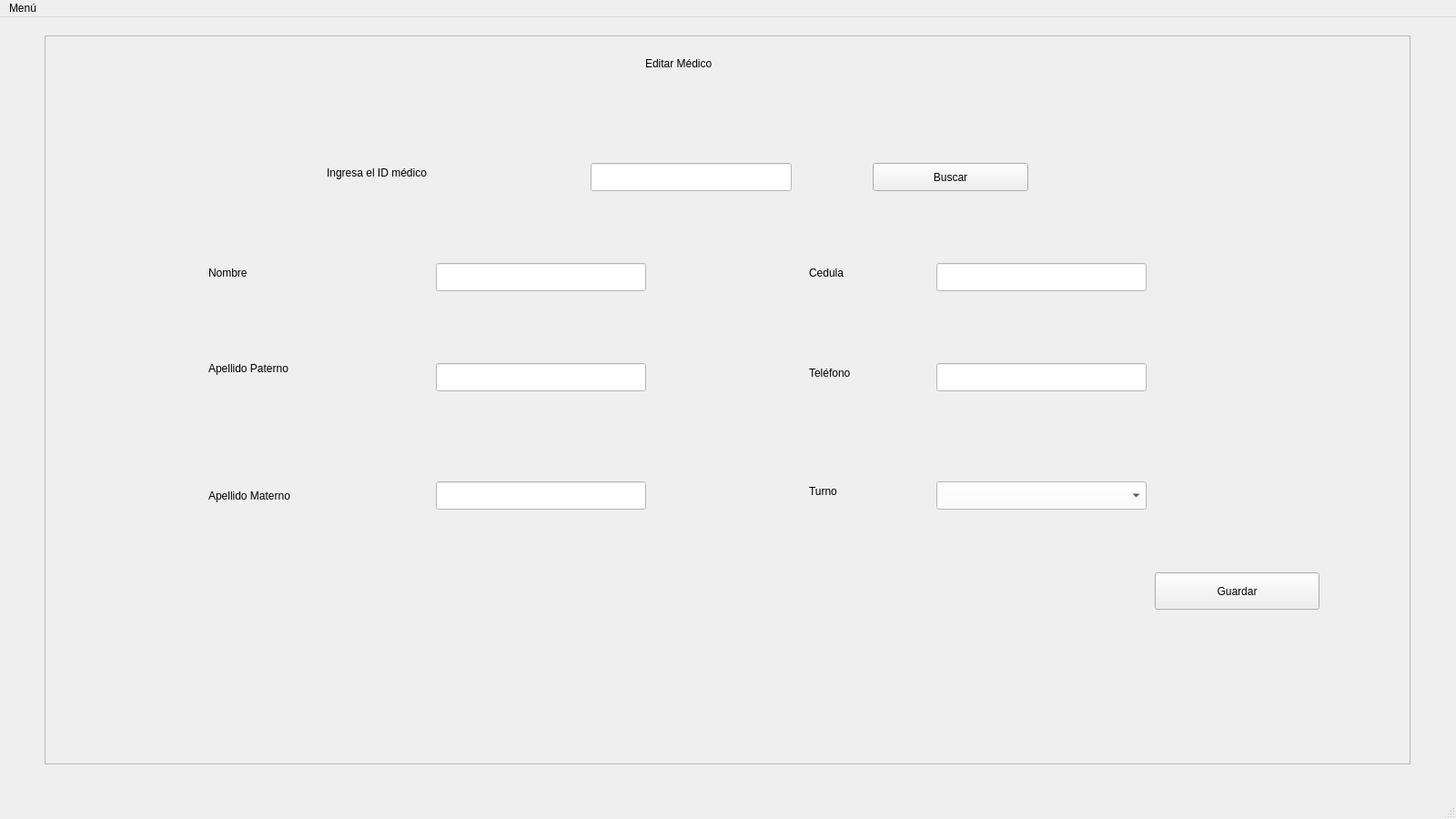
<?xml version="1.0" encoding="UTF-8"?>
<ui version="4.0">
 <class>EditarDoctor</class>
 <widget class="QMainWindow" name="EditarDoctor">
  <property name="geometry">
   <rect>
    <x>0</x>
    <y>0</y>
    <width>1600</width>
    <height>900</height>
   </rect>
  </property>
  <property name="minimumSize">
   <size>
    <width>1600</width>
    <height>900</height>
   </size>
  </property>
  <property name="maximumSize">
   <size>
    <width>1920</width>
    <height>1080</height>
   </size>
  </property>
  <property name="windowTitle">
   <string>Editar médico</string>
  </property>
  <property name="styleSheet">
   <string notr="true"/>
  </property>
  <widget class="QWidget" name="centralwidget">
   <widget class="QFrame" name="frame">
    <property name="geometry">
     <rect>
      <x>49</x>
      <y>20</y>
      <width>1501</width>
      <height>801</height>
     </rect>
    </property>
    <property name="frameShape">
     <enum>QFrame::StyledPanel</enum>
    </property>
    <property name="frameShadow">
     <enum>QFrame::Raised</enum>
    </property>
    <widget class="QLabel" name="label">
     <property name="geometry">
      <rect>
       <x>660</x>
       <y>20</y>
       <width>171</width>
       <height>21</height>
      </rect>
     </property>
     <property name="text">
      <string>Editar Médico</string>
     </property>
    </widget>
    <widget class="QLabel" name="label_2">
     <property name="geometry">
      <rect>
       <x>310</x>
       <y>130</y>
       <width>251</width>
       <height>41</height>
      </rect>
     </property>
     <property name="text">
      <string>Ingresa el ID médico</string>
     </property>
    </widget>
    <widget class="QLineEdit" name="inputId">
     <property name="geometry">
      <rect>
       <x>600</x>
       <y>140</y>
       <width>221</width>
       <height>31</height>
      </rect>
     </property>
     <property name="styleSheet">
      <string notr="true">background-color: rgb(255, 255, 255);</string>
     </property>
    </widget>
    <widget class="QLabel" name="label_3">
     <property name="geometry">
      <rect>
       <x>180</x>
       <y>250</y>
       <width>101</width>
       <height>21</height>
      </rect>
     </property>
     <property name="text">
      <string>Nombre</string>
     </property>
    </widget>
    <widget class="QLineEdit" name="inputNombre">
     <property name="geometry">
      <rect>
       <x>430</x>
       <y>250</y>
       <width>231</width>
       <height>31</height>
      </rect>
     </property>
     <property name="styleSheet">
      <string notr="true">background-color: rgb(255, 255, 255);</string>
     </property>
    </widget>
    <widget class="QLabel" name="label_4">
     <property name="geometry">
      <rect>
       <x>180</x>
       <y>350</y>
       <width>201</width>
       <height>31</height>
      </rect>
     </property>
     <property name="text">
      <string>Apellido Paterno</string>
     </property>
    </widget>
    <widget class="QLineEdit" name="inputAp">
     <property name="geometry">
      <rect>
       <x>430</x>
       <y>360</y>
       <width>231</width>
       <height>31</height>
      </rect>
     </property>
     <property name="styleSheet">
      <string notr="true">background-color: rgb(255, 255, 255);</string>
     </property>
    </widget>
    <widget class="QLabel" name="label_5">
     <property name="geometry">
      <rect>
       <x>180</x>
       <y>490</y>
       <width>211</width>
       <height>31</height>
      </rect>
     </property>
     <property name="text">
      <string>Apellido Materno</string>
     </property>
    </widget>
    <widget class="QLineEdit" name="inputCedula">
     <property name="geometry">
      <rect>
       <x>980</x>
       <y>250</y>
       <width>231</width>
       <height>31</height>
      </rect>
     </property>
     <property name="styleSheet">
      <string notr="true">background-color: rgb(255, 255, 255);</string>
     </property>
    </widget>
    <widget class="QLabel" name="label_6">
     <property name="geometry">
      <rect>
       <x>840</x>
       <y>250</y>
       <width>91</width>
       <height>21</height>
      </rect>
     </property>
     <property name="text">
      <string>Cedula</string>
     </property>
    </widget>
    <widget class="QLineEdit" name="inputAm">
     <property name="geometry">
      <rect>
       <x>430</x>
       <y>490</y>
       <width>231</width>
       <height>31</height>
      </rect>
     </property>
     <property name="styleSheet">
      <string notr="true">background-color: rgb(255, 255, 255);</string>
     </property>
    </widget>
    <widget class="QLabel" name="label_7">
     <property name="geometry">
      <rect>
       <x>840</x>
       <y>360</y>
       <width>111</width>
       <height>21</height>
      </rect>
     </property>
     <property name="text">
      <string>Teléfono</string>
     </property>
    </widget>
    <widget class="QLineEdit" name="inputTelefono">
     <property name="geometry">
      <rect>
       <x>980</x>
       <y>360</y>
       <width>231</width>
       <height>31</height>
      </rect>
     </property>
     <property name="styleSheet">
      <string notr="true">background-color: rgb(255, 255, 255);</string>
     </property>
    </widget>
    <widget class="QLabel" name="label_8">
     <property name="geometry">
      <rect>
       <x>840</x>
       <y>490</y>
       <width>71</width>
       <height>21</height>
      </rect>
     </property>
     <property name="text">
      <string>Turno</string>
     </property>
    </widget>
    <widget class="QPushButton" name="botonBuscar">
     <property name="geometry">
      <rect>
       <x>910</x>
       <y>140</y>
       <width>171</width>
       <height>31</height>
      </rect>
     </property>
     <property name="text">
      <string>Buscar</string>
     </property>
    </widget>
    <widget class="QPushButton" name="botonGuardar">
     <property name="geometry">
      <rect>
       <x>1220</x>
       <y>590</y>
       <width>181</width>
       <height>41</height>
      </rect>
     </property>
     <property name="text">
      <string>Guardar</string>
     </property>
    </widget>
    <widget class="QComboBox" name="inputTurno">
     <property name="geometry">
      <rect>
       <x>980</x>
       <y>490</y>
       <width>231</width>
       <height>31</height>
      </rect>
     </property>
     <property name="styleSheet">
      <string notr="true">color: rgb(0, 0, 0);
background-color: rgb(255, 255, 255);</string>
     </property>
     <item>
      <property name="text">
       <string/>
      </property>
     </item>
     <item>
      <property name="text">
       <string>Matutino</string>
      </property>
     </item>
     <item>
      <property name="text">
       <string>Vespertino</string>
      </property>
     </item>
    </widget>
   </widget>
  </widget>
  <widget class="QMenuBar" name="menubar">
   <property name="geometry">
    <rect>
     <x>0</x>
     <y>0</y>
     <width>1600</width>
     <height>21</height>
    </rect>
   </property>
   <widget class="QMenu" name="menuMen">
    <property name="title">
     <string>Menú</string>
    </property>
    <addaction name="separator"/>
    <addaction name="actionRegresar"/>
   </widget>
   <addaction name="menuMen"/>
  </widget>
  <widget class="QStatusBar" name="statusbar"/>
  <action name="actionRegresar">
   <property name="text">
    <string>Regresar</string>
   </property>
  </action>
 </widget>
 <resources>
  <include location="../Imagenes/Imagen.qrc"/>
 </resources>
 <connections/>
</ui>
